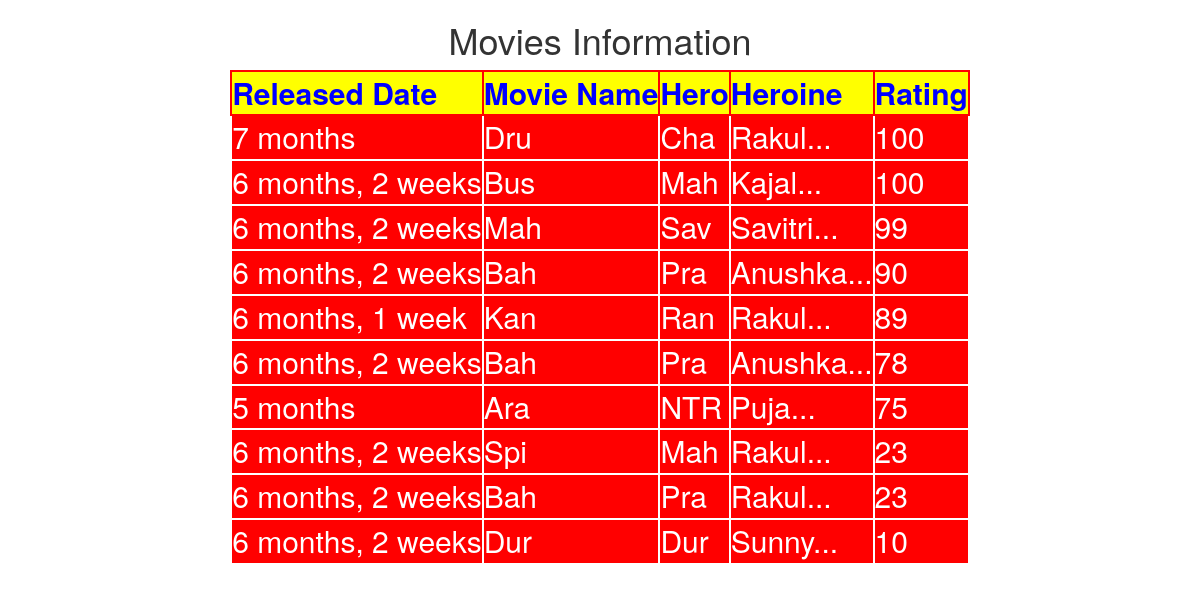
/listmovies/, run on the app's committed database.
### testapp/models.py (models this page shows)
class Movie(models.Model):
    rdate=models.DateField()
    moviename=models.CharField(max_length=30)
    hero=models.CharField(max_length=30)
    heroine=models.CharField(max_length=30)
    rating=models.IntegerField()

### testapp/views.py (the view)
# urls.py: url(r'^listmovies/', views.list_movie_view),
def list_movie_view(request):
    movies_list=Movie.objects.all().order_by('-rating')
    return render(request,'testapp/listmovie.html',{'movies_list':movies_list})

### testapp/templatetags/cust_filters.py (called while the page is built)
@register.filter(name='flu')
def first_last_upper(value):
    result=value[0].upper()+value[1:len(value)-1].lower()+value[-1].upper()
    return result

@register.filter(name='f3')
def first_3_characters(value):
    return value[:3]

### templates/testapp/listmovie.html (shortened to what this page needs)
<!DOCTYPE html>
{% load cust_filters%}
{%load staticfiles%}
<html lang="en" dir="ltr">
  <head>
    <link rel="stylesheet" href="https://maxcdn.bootstrapcdn.com/bootstrap/3.3.7/css/bootstrap.min.css">
    <link rel="stylesheet" href="{% static "css/movie.css"%}">
  </head>
  <body>
    <h1>Movies Information</h1>
    {% if movies_list %}
      <table>
        <thead>
          <th>Released Date</th>
          <th>Movie Name</th>
          <th>Hero</th>
          <th>Heroine</th>
          <th>Rating</th>
        </thead>
        {% for movie in movies_list%}
          <tr>
            <td>{{movie.rdate|timesince}}</td>
            <td>{{movie.moviename|flu|f3}}</td>
            <td>{{movie.hero|f3}}</td>
            <td>{{movie.heroine|add:"..."}}</td>
            <td>{{movie.rating}}</td>
          </tr>
         {% endfor %}
      </table>
    {% else %}
     <p>No Movies Found</p>
    {%endif%}
  </body>
</html>

### static/css/movie.css (style rules this page uses)
body { background: url(https://images.unsplash.com/photo-1513366208864-87536b8bd7b4?ixlib=rb-0.3.5&ixid=eyJhcHBfaWQiOjEyMDd9&s=b04402d9c23edcc4b321db9fd9be60a7&auto=format&fit=crop&w=334&q=80); }
table,tr,td,thead,th { border:2px solid white; font-size: 30px; color:white; background:red; margin:auto; }
thead,th { border:2px solid red; font-size: 30px; color:blue; margin:auto; background:yellow; }
h1 { text-align: center; }

### data on the page
Movie: rdate "7 months", moviename|flu "Dru", hero|f3 "Cha", heroine|add "Rakul...", rating "100"
Movie: rdate "6 months, 2 weeks", moviename|flu "Bus", hero|f3 "Mah", heroine|add "Kajal...", rating "100"
Movie: rdate "6 months, 2 weeks", moviename|flu "Mah", hero|f3 "Sav", heroine|add "Savitri...", rating "99"
Movie: rdate "6 months, 2 weeks", moviename|flu "Bah", hero|f3 "Pra", heroine|add "Anushka...", rating "90"
Movie: rdate "6 months, 1 week", moviename|flu "Kan", hero|f3 "Ran", heroine|add "Rakul...", rating "89"
Movie: rdate "6 months, 2 weeks", moviename|flu "Bah", hero|f3 "Pra", heroine|add "Anushka...", rating "78"
Movie: rdate "5 months", moviename|flu "Ara", hero|f3 "NTR", heroine|add "Puja...", rating "75"
Movie: rdate "6 months, 2 weeks", moviename|flu "Spi", hero|f3 "Mah", heroine|add "Rakul...", rating "23"
Movie: rdate "6 months, 2 weeks", moviename|flu "Bah", hero|f3 "Pra", heroine|add "Rakul...", rating "23"
Movie: rdate "6 months, 2 weeks", moviename|flu "Dur", hero|f3 "Dur", heroine|add "Sunny...", rating "10"
